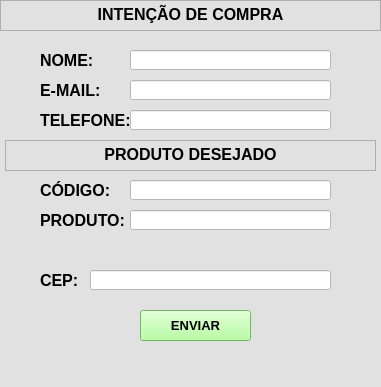
<?xml version="1.0" encoding="UTF-8"?>
<ui version="4.0">
 <class>MainWindow</class>
 <widget class="QMainWindow" name="MainWindow">
  <property name="geometry">
   <rect>
    <x>0</x>
    <y>0</y>
    <width>381</width>
    <height>387</height>
   </rect>
  </property>
  <property name="windowTitle">
   <string>MainWindow</string>
  </property>
  <property name="styleSheet">
   <string notr="true">background-color: rgb(225, 225, 225);</string>
  </property>
  <widget class="QWidget" name="centralwidget">
   <widget class="QLabel" name="label">
    <property name="geometry">
     <rect>
      <x>40</x>
      <y>50</y>
      <width>61</width>
      <height>21</height>
     </rect>
    </property>
    <property name="font">
     <font>
      <pointsize>12</pointsize>
      <weight>75</weight>
      <bold>true</bold>
     </font>
    </property>
    <property name="text">
     <string>NOME:</string>
    </property>
   </widget>
   <widget class="QLabel" name="label_2">
    <property name="geometry">
     <rect>
      <x>40</x>
      <y>80</y>
      <width>71</width>
      <height>21</height>
     </rect>
    </property>
    <property name="font">
     <font>
      <pointsize>12</pointsize>
      <weight>75</weight>
      <bold>true</bold>
     </font>
    </property>
    <property name="text">
     <string>E-MAIL:</string>
    </property>
   </widget>
   <widget class="QLabel" name="label_3">
    <property name="geometry">
     <rect>
      <x>40</x>
      <y>110</y>
      <width>91</width>
      <height>21</height>
     </rect>
    </property>
    <property name="font">
     <font>
      <pointsize>12</pointsize>
      <weight>75</weight>
      <bold>true</bold>
     </font>
    </property>
    <property name="text">
     <string>TELEFONE:</string>
    </property>
   </widget>
   <widget class="QLabel" name="label_5">
    <property name="geometry">
     <rect>
      <x>40</x>
      <y>180</y>
      <width>81</width>
      <height>21</height>
     </rect>
    </property>
    <property name="font">
     <font>
      <pointsize>12</pointsize>
      <weight>75</weight>
      <bold>true</bold>
     </font>
    </property>
    <property name="text">
     <string>CÓDIGO:</string>
    </property>
   </widget>
   <widget class="QLabel" name="label_6">
    <property name="geometry">
     <rect>
      <x>40</x>
      <y>210</y>
      <width>91</width>
      <height>21</height>
     </rect>
    </property>
    <property name="font">
     <font>
      <pointsize>12</pointsize>
      <weight>75</weight>
      <bold>true</bold>
     </font>
    </property>
    <property name="text">
     <string>PRODUTO:</string>
    </property>
   </widget>
   <widget class="QLabel" name="label_7">
    <property name="geometry">
     <rect>
      <x>40</x>
      <y>270</y>
      <width>81</width>
      <height>21</height>
     </rect>
    </property>
    <property name="font">
     <font>
      <pointsize>12</pointsize>
      <weight>75</weight>
      <bold>true</bold>
     </font>
    </property>
    <property name="text">
     <string>CEP:</string>
    </property>
   </widget>
   <widget class="QTextBrowser" name="textBrowser">
    <property name="geometry">
     <rect>
      <x>5</x>
      <y>140</y>
      <width>371</width>
      <height>31</height>
     </rect>
    </property>
    <property name="styleSheet">
     <string notr="true"/>
    </property>
    <property name="html">
     <string>&lt;!DOCTYPE HTML PUBLIC &quot;-//W3C//DTD HTML 4.0//EN&quot; &quot;http://www.w3.org/TR/REC-html40/strict.dtd&quot;&gt;
&lt;html&gt;&lt;head&gt;&lt;meta name=&quot;qrichtext&quot; content=&quot;1&quot; /&gt;&lt;style type=&quot;text/css&quot;&gt;
p, li { white-space: pre-wrap; }
&lt;/style&gt;&lt;/head&gt;&lt;body style=&quot; font-family:'MS Shell Dlg 2'; font-size:8.25pt; font-weight:400; font-style:normal;&quot;&gt;
&lt;p align=&quot;center&quot; style=&quot; margin-top:0px; margin-bottom:0px; margin-left:0px; margin-right:0px; -qt-block-indent:0; text-indent:0px;&quot;&gt;&lt;span style=&quot; font-size:12pt; font-weight:600;&quot;&gt;PRODUTO DESEJADO&lt;/span&gt;&lt;/p&gt;&lt;/body&gt;&lt;/html&gt;</string>
    </property>
   </widget>
   <widget class="QTextBrowser" name="textBrowser_2">
    <property name="geometry">
     <rect>
      <x>0</x>
      <y>0</y>
      <width>381</width>
      <height>31</height>
     </rect>
    </property>
    <property name="styleSheet">
     <string notr="true">border-color: rgb(255, 255, 255);</string>
    </property>
    <property name="html">
     <string>&lt;!DOCTYPE HTML PUBLIC &quot;-//W3C//DTD HTML 4.0//EN&quot; &quot;http://www.w3.org/TR/REC-html40/strict.dtd&quot;&gt;
&lt;html&gt;&lt;head&gt;&lt;meta name=&quot;qrichtext&quot; content=&quot;1&quot; /&gt;&lt;style type=&quot;text/css&quot;&gt;
p, li { white-space: pre-wrap; }
&lt;/style&gt;&lt;/head&gt;&lt;body style=&quot; font-family:'MS Shell Dlg 2'; font-size:8.25pt; font-weight:400; font-style:normal;&quot;&gt;
&lt;p align=&quot;center&quot; style=&quot; margin-top:0px; margin-bottom:0px; margin-left:0px; margin-right:0px; -qt-block-indent:0; text-indent:0px;&quot;&gt;&lt;span style=&quot; font-size:12pt; font-weight:600;&quot;&gt;INTENÇÃO DE COMPRA&lt;/span&gt;&lt;/p&gt;&lt;/body&gt;&lt;/html&gt;</string>
    </property>
   </widget>
   <widget class="QLineEdit" name="lineEdit">
    <property name="geometry">
     <rect>
      <x>130</x>
      <y>50</y>
      <width>201</width>
      <height>20</height>
     </rect>
    </property>
    <property name="styleSheet">
     <string notr="true">background-color: rgb(255, 255, 255);</string>
    </property>
   </widget>
   <widget class="QLineEdit" name="lineEdit_2">
    <property name="geometry">
     <rect>
      <x>130</x>
      <y>80</y>
      <width>201</width>
      <height>20</height>
     </rect>
    </property>
    <property name="styleSheet">
     <string notr="true">background-color: rgb(255, 255, 255);</string>
    </property>
   </widget>
   <widget class="QLineEdit" name="lineEdit_3">
    <property name="geometry">
     <rect>
      <x>130</x>
      <y>110</y>
      <width>201</width>
      <height>20</height>
     </rect>
    </property>
    <property name="styleSheet">
     <string notr="true">background-color: rgb(255, 255, 255);</string>
    </property>
   </widget>
   <widget class="QLineEdit" name="lineEdit_4">
    <property name="geometry">
     <rect>
      <x>130</x>
      <y>180</y>
      <width>201</width>
      <height>20</height>
     </rect>
    </property>
    <property name="styleSheet">
     <string notr="true">background-color: rgb(255, 255, 255);</string>
    </property>
   </widget>
   <widget class="QLineEdit" name="lineEdit_5">
    <property name="geometry">
     <rect>
      <x>130</x>
      <y>210</y>
      <width>201</width>
      <height>20</height>
     </rect>
    </property>
    <property name="styleSheet">
     <string notr="true">background-color: rgb(255, 255, 255);</string>
    </property>
   </widget>
   <widget class="QLineEdit" name="lineEdit_6">
    <property name="geometry">
     <rect>
      <x>90</x>
      <y>270</y>
      <width>241</width>
      <height>20</height>
     </rect>
    </property>
    <property name="styleSheet">
     <string notr="true">background-color: rgb(255, 255, 255);</string>
    </property>
   </widget>
   <widget class="QPushButton" name="pushButton_2">
    <property name="geometry">
     <rect>
      <x>140</x>
      <y>310</y>
      <width>111</width>
      <height>31</height>
     </rect>
    </property>
    <property name="font">
     <font>
      <pointsize>10</pointsize>
      <weight>75</weight>
      <bold>true</bold>
     </font>
    </property>
    <property name="styleSheet">
     <string notr="true">background-color: rgb(163, 255, 137);</string>
    </property>
    <property name="text">
     <string>ENVIAR</string>
    </property>
   </widget>
  </widget>
  <widget class="QMenuBar" name="menubar">
   <property name="geometry">
    <rect>
     <x>0</x>
     <y>0</y>
     <width>381</width>
     <height>21</height>
    </rect>
   </property>
  </widget>
  <widget class="QStatusBar" name="statusbar"/>
 </widget>
 <resources/>
 <connections/>
</ui>
